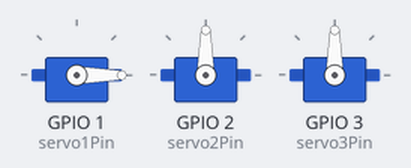
A sketch run on a simulated ESP32. Shown: 3 × servo.

Above: at 0.05 s.
At 1.45 s:
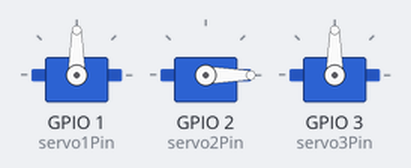
At 2.2 s:
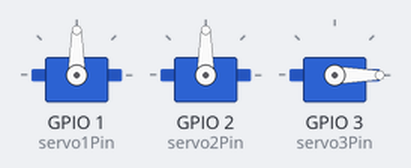
At 3.0 s:
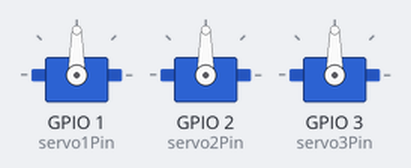
Timing chart, 0 to 6.9 s (numbered marks = the images above):
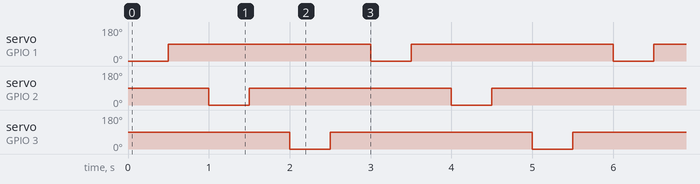

The sketch:

servo.ino
```cpp
#include <ESP32Servo.h>

Servo servo1;
Servo servo2;
Servo servo3;

const int servo1Pin = D0;
const int servo2Pin = D1;
const int servo3Pin = D2;

void setup() {
    servo1.setPeriodHertz(50);
    servo2.setPeriodHertz(50);
    servo3.setPeriodHertz(50);

    servo1.attach(servo1Pin, 500, 2400);
    servo2.attach(servo2Pin, 500, 2400);
    servo3.attach(servo3Pin, 500, 2400);


    servo1.write(90);
    servo2.write(90);
    servo3.write(90);
}

void loop() {
    servo1.write(500);
    delay(500);
    servo1.write(90);
    delay(500);


    servo2.write(500);
    delay(500);
    servo2.write(90);
    delay(500);

    servo3.write(500);
    delay(500);
    servo3.write(90);
    delay(500);
}
```

Measured:
- by itself, servo on GPIO 1 (servo1Pin), servo on GPIO 2 (servo2Pin), servo on GPIO 3 (servo3Pin): alternates 90° for 2.5 s and 0° for 0.50 s
